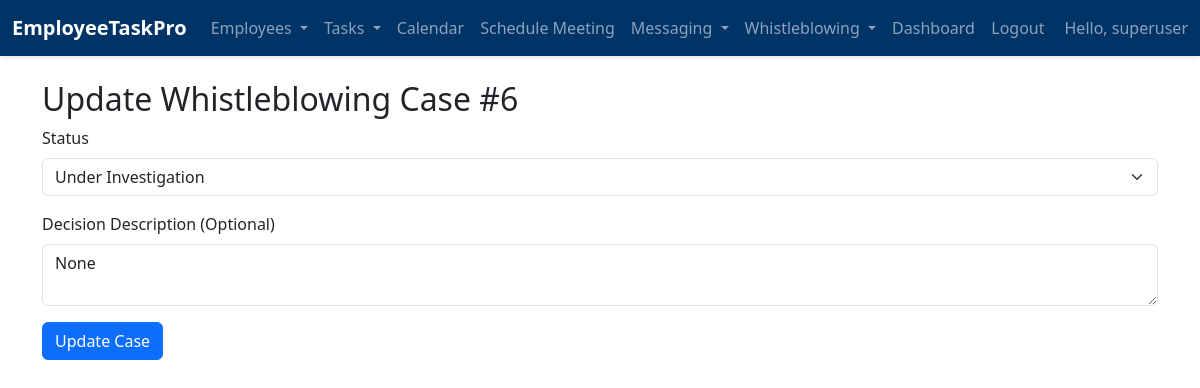
Page /emp/update-whistleblowing-case/6/ (signed in) on the committed database.
### emp/models.py (models this page shows, shortened)
class WhistleblowingCase(models.Model):
    STATUS_CHOICES = [
        ('Submitted', 'Submitted'),
        ('Open', 'Open'),
        ('Pending', 'Pending'),
        ('Under Investigation', 'Under Investigation'),
        ('Closed', 'Closed')
    ]
    involved_employees = models.ManyToManyField(User, related_name='whistleblowing_cases')
    description = models.TextField()
    date_time = models.DateTimeField(auto_now_add=True)
    submitted_by = models.ForeignKey(User, on_delete=models.SET_NULL, null=True, blank=True, related_name='submitted_cases')
    status = models.CharField(max_length=20, choices=STATUS_CHOICES, default='Submitted')
    attachment = models.FileField(upload_to='whistleblowing_attachments/', null=True, blank=True)
    decision_description = models.TextField(null=True, blank=True)

### emp/views.py (the view)
# urls.py: path('update-whistleblowing-case/<int:case_id>/', update_whistleblowing_case, name='update_whistleblowing_case'),
@login_required
def update_whistleblowing_case(request, case_id):
    case = get_object_or_404(WhistleblowingCase, id=case_id)
    if request.user.groups.filter(name='HR').exists() or case.submitted_by == request.user:
        if request.method == 'POST':
            case.status = request.POST.get('status')
            case.decision_description = request.POST.get('decision_description', '')
            case.save()
            messages.success(request, 'Whistleblowing case updated successfully.')
            return redirect('emp:whistleblowing_cases_overview')
        return render(request, 'emp/update_whistleblowing_case.html', {'case': case})
    else:
        return redirect('emp:whistleblowing_cases_overview')  # Redirect if not authorized

### emp/context_processors.py (called while the page is built)
def user_roles(request):
    is_hr_or_manager = request.user.groups.filter(name__in=['HR', 'Manager']).exists()
    is_employee = request.user.groups.filter(name='Employee').exists()
    return {
        'is_hr_or_manager': is_hr_or_manager,
        'is_employee': is_employee,
    }

### templates/emp/update_whistleblowing_case.html (shortened to what this page needs)
<!doctype html>
<html lang="en">
<head>
    <link href="https://cdn.jsdelivr.net/npm/bootstrap@5.2.2/dist/css/bootstrap.min.css"
          rel="stylesheet"
>
</head>
<body>
{% include 'emp/navbar.html' %}
<div class="container my-4">
    <h2>Update Whistleblowing Case #{{ case.id }}</h2>
    <form method="post">
        <div class="mb-3">
            <label for="status" class="form-label">Status</label>
            <select id="status" name="status" class="form-select">
                {% for choice in case.STATUS_CHOICES %}
                <option value="{{ choice.0 }}" {% if case.status == choice.0 %}selected{% endif %}>{{ choice.1 }}</option>
                {% endfor %}
            </select>
        </div>
        <div class="mb-3">
            <label for="decision_description" class="form-label">Decision Description (Optional)</label>
            <textarea id="decision_description" name="decision_description" class="form-control" placeholder="Provide any decision details or additional comments here.">{{ case.decision_description }}</textarea>
        </div>
        <button type="submit" class="btn btn-primary">Update Case</button>
    </form>
</div>
</body>
</html>

### templates/emp/navbar.html (shortened to what this page needs)
{% load static %}
<!DOCTYPE html>
<html lang="en">
<head>
    <link rel="stylesheet" href="{% static 'css/navbar.css' %}">
    <link href="https://cdn.jsdelivr.net/npm/bootstrap@5.3.0/dist/css/bootstrap.min.css" rel="stylesheet">
    <link rel="stylesheet" href="https://cdnjs.cloudflare.com/ajax/libs/font-awesome/5.15.4/css/all.min.css" />
</head>
<body>
    {% if request.user.is_authenticated %}
    <nav class="navbar navbar-expand-lg navbar-dark" style="background-color:  #003366">
        <div class="container-fluid">
            <a class="navbar-brand" href="/emp/">EmployeeTaskPro</a>
            <div class="collapse navbar-collapse" id="navbarSupportedContent">
                <ul class="navbar-nav me-auto mb-2 mb-lg-0">
                    {% if is_hr_or_manager %}
                    <li class="nav-item dropdown">
                        <a class="nav-link dropdown-toggle" href="#" id="navbarDropdownMenuLink" role="button" data-bs-toggle="dropdown" aria-expanded="false">
                            Employees
                        </a>
                    </li>
                    <li class="nav-item dropdown">
                        <a class="nav-link dropdown-toggle" href="#" id="navbarDropdownTasks" role="button" data-bs-toggle="dropdown" aria-expanded="false">
                            Tasks
                        </a>
                    </li>
                    <li class="nav-item">
                        <a class="nav-link" href="/emp/calendar/">Calendar</a>
                    </li>
                    <li class="nav-item">
                        <a class="nav-link" href="/emp/add-meeting/">Schedule Meeting</a>
                    </li>
                    {% endif %}
                    <li class="nav-item dropdown">
                        <a class="nav-link dropdown-toggle" href="#" id="navbarDropdownMessaging" role="button" data-bs-toggle="dropdown" aria-expanded="false">
                            Messaging
                        </a>
                    </li>
                    {% if request.user.is_authenticated %}
                    <li class="nav-item dropdown">
                        <a class="nav-link dropdown-toggle" href="#" id="navbarDropdownWhistleblowing" role="button" data-bs-toggle="dropdown" aria-expanded="false">
                            Whistleblowing
                        </a>
                    </li>
                    {% endif %}
                    <li class="nav-item">
                        <a class="nav-link" href="/emp/emp-dashboard/">Dashboard</a>
                    </li>
                </ul>
                <ul class="navbar-nav ms-auto mb-2 mb-lg-0">
                    {% if request.user.is_authenticated %}
                    <li class="nav-item">
                        <form action="{% url 'logout' %}" method="post">
                            <button type="submit" class="btn btn-link nav-link" style="padding: 0; border: none; background: none; margin-right: 20px;">Logout</button>
                        </form>
                    </li>
                    {% else %}
                    <li class="nav-item">
                    </li>
                    {% endif %}
                    <li class="nav-item">
                        <span class="navbar-text mr-3">
                        Hello, {{ request.user.username }}
                        </span>
                    </li>
                </ul>
            </div>
        </div>
    </nav>
{% endif %}
</body>
</html>

### static/css/navbar.css (style rules this page uses)
body { font-family: 'Arial', sans-serif; margin: 0; padding: 0; background: #f4f4f4; }
.navbar { box-shadow: 0 2px 5px rgba(0,0,0,0.1); font-size: 16px; }
.navbar-brand { font-weight: bold; }
.nav-link { transition: color 0.3s; }
.btn-link { transition: color 0.3s; }

### rows in the picture
WhistleblowingCase: id "6", status "Under Investigation", decision_description "None"

### other values in the picture
{{ request.user.username }} "superuser"
